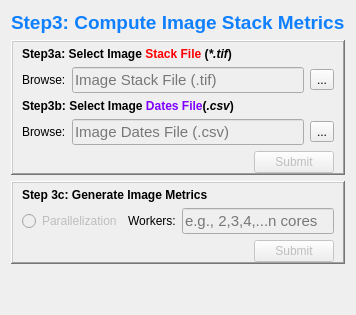
      <widget class="QWidget" name="tab3">
       <attribute name="title">
        <string>Step3</string>
       </attribute>
       <layout class="QGridLayout" name="gridLayout_6">
        <item row="3" column="0">
         <spacer name="verticalSpacer_2">
          <property name="orientation">
           <enum>Qt::Vertical</enum>
          </property>
          <property name="sizeHint" stdset="0">
           <size>
            <width>20</width>
            <height>40</height>
           </size>
          </property>
         </spacer>
        </item>
        <item row="1" column="0">
         <widget class="QFrame" name="frame_6">
          <property name="sizePolicy">
           <sizepolicy hsizetype="Preferred" vsizetype="Fixed">
            <horstretch>0</horstretch>
            <verstretch>0</verstretch>
           </sizepolicy>
          </property>
          <property name="maximumSize">
           <size>
            <width>16777210</width>
            <height>16777215</height>
           </size>
          </property>
          <property name="frameShape">
           <enum>QFrame::WinPanel</enum>
          </property>
          <property name="frameShadow">
           <enum>QFrame::Raised</enum>
          </property>
          <layout class="QGridLayout" name="gridLayout_10">
           <property name="topMargin">
            <number>5</number>
           </property>
           <property name="bottomMargin">
            <number>0</number>
           </property>
           <property name="verticalSpacing">
            <number>-1</number>
           </property>
           <item row="2" column="0">
            <layout class="QHBoxLayout" name="horizontalLayout_3">
             <item>
              <widget class="QLabel" name="label_8">
               <property name="text">
                <string>Browse:</string>
               </property>
              </widget>
             </item>
             <item>
              <widget class="QLineEdit" name="Step3a_lineEdit">
               <property name="enabled">
                <bool>false</bool>
               </property>
               <property name="font">
                <font>
                 <pointsize>11</pointsize>
                </font>
               </property>
               <property name="toolTip">
                <string>&lt;html&gt;&lt;head/&gt;&lt;body&gt;&lt;p&gt;Specify image stack file &lt;/p&gt;&lt;/body&gt;&lt;/html&gt;</string>
               </property>
               <property name="maxLength">
                <number>32763</number>
               </property>
               <property name="frame">
                <bool>true</bool>
               </property>
               <property name="placeholderText">
                <string>Image Stack File (.tif)</string>
               </property>
              </widget>
             </item>
             <item>
              <widget class="QToolButton" name="Step3a_toolButton">
               <property name="text">
                <string>...</string>
               </property>
              </widget>
             </item>
            </layout>
           </item>
           <item row="1" column="0">
            <widget class="QLabel" name="Step1_label_4">
             <property name="text">
              <string>&lt;html&gt;&lt;head/&gt;&lt;body&gt;&lt;p&gt;&lt;span style=&quot; font-weight:600;&quot;&gt;Step3a: Select Image &lt;/span&gt;&lt;span style=&quot; font-weight:600; color:#ff0000;&quot;&gt;Stack&lt;/span&gt;&lt;span style=&quot; font-weight:600; color:#ff0000;&quot;&gt; File&lt;/span&gt;&lt;span style=&quot; font-weight:600;&quot;&gt; (&lt;/span&gt;&lt;span style=&quot; font-weight:600; font-style:italic;&quot;&gt;*.tif&lt;/span&gt;&lt;span style=&quot; font-weight:600;&quot;&gt;)&lt;/span&gt;&lt;/p&gt;&lt;/body&gt;&lt;/html&gt;</string>
             </property>
            </widget>
           </item>
           <item row="3" column="0">
            <widget class="QLabel" name="Step2_label_4">
             <property name="text">
              <string>&lt;html&gt;&lt;head/&gt;&lt;body&gt;&lt;p&gt;&lt;span style=&quot; font-weight:600;&quot;&gt;Step3b: Select Image &lt;/span&gt;&lt;span style=&quot; font-weight:600; color:#8000ff;&quot;&gt;Dates File&lt;/span&gt;&lt;span style=&quot; font-weight:600;&quot;&gt;(&lt;/span&gt;&lt;span style=&quot; font-weight:600; font-style:italic;&quot;&gt;.csv&lt;/span&gt;&lt;span style=&quot; font-weight:600;&quot;&gt;)&lt;/span&gt;&lt;/p&gt;&lt;/body&gt;&lt;/html&gt;</string>
             </property>
            </widget>
           </item>
           <item row="4" column="0">
            <layout class="QGridLayout" name="gridLayout_20">
             <item row="0" column="5">
              <widget class="QToolButton" name="Step3b_toolButton">
               <property name="text">
                <string>...</string>
               </property>
              </widget>
             </item>
             <item row="0" column="4">
              <widget class="QLineEdit" name="Step3b_lineEdit">
               <property name="enabled">
                <bool>false</bool>
               </property>
               <property name="font">
                <font>
                 <pointsize>11</pointsize>
                </font>
               </property>
               <property name="toolTip">
                <string>&lt;html&gt;&lt;head/&gt;&lt;body&gt;&lt;p&gt;Specify image dates file corresponding to image stack file&lt;/p&gt;&lt;/body&gt;&lt;/html&gt;</string>
               </property>
               <property name="text">
                <string/>
               </property>
               <property name="placeholderText">
                <string>Image Dates File (.csv)</string>
               </property>
               <property name="clearButtonEnabled">
                <bool>false</bool>
               </property>
              </widget>
             </item>
             <item row="0" column="1">
              <widget class="QLabel" name="label_10">
               <property name="text">
                <string>Browse:</string>
               </property>
              </widget>
             </item>
            </layout>
           </item>
           <item row="5" column="0">
            <layout class="QGridLayout" name="gridLayout_22">
             <item row="0" column="0">
              <spacer name="horizontalSpacer_11">
               <property name="orientation">
                <enum>Qt::Horizontal</enum>
               </property>
               <property name="sizeHint" stdset="0">
                <size>
                 <width>40</width>
                 <height>20</height>
                </size>
               </property>
              </spacer>
             </item>
             <item row="0" column="1">
              <widget class="QPushButton" name="Step3ab_pushButton">
               <property name="enabled">
                <bool>false</bool>
               </property>
               <property name="text">
                <string>Submit</string>
               </property>
              </widget>
             </item>
            </layout>
           </item>
          </layout>
         </widget>
        </item>
        <item row="2" column="0">
         <widget class="QFrame" name="frame_8">
          <property name="sizePolicy">
           <sizepolicy hsizetype="Preferred" vsizetype="Preferred">
            <horstretch>0</horstretch>
            <verstretch>0</verstretch>
           </sizepolicy>
          </property>
          <property name="maximumSize">
           <size>
            <width>16777211</width>
            <height>16777215</height>
           </size>
          </property>
          <property name="frameShape">
           <enum>QFrame::WinPanel</enum>
          </property>
          <property name="frameShadow">
           <enum>QFrame::Raised</enum>
          </property>
          <layout class="QGridLayout" name="gridLayout">
           <property name="topMargin">
            <number>5</number>
           </property>
           <property name="bottomMargin">
            <number>0</number>
           </property>
           <item row="2" column="0">
            <layout class="QHBoxLayout" name="horizontalLayout">
             <item>
              <spacer name="horizontalSpacer_2">
               <property name="orientation">
                <enum>Qt::Horizontal</enum>
               </property>
               <property name="sizeHint" stdset="0">
                <size>
                 <width>40</width>
                 <height>20</height>
                </size>
               </property>
              </spacer>
             </item>
             <item>
              <widget class="QPushButton" name="Step3c_pushButton">
               <property name="enabled">
                <bool>false</bool>
               </property>
               <property name="text">
                <string>Submit</string>
               </property>
              </widget>
             </item>
            </layout>
           </item>
           <item row="1" column="0">
            <layout class="QHBoxLayout" name="horizontalLayout_12">
             <item>
              <widget class="QRadioButton" name="Step3c_radioButton">
               <property name="enabled">
                <bool>false</bool>
               </property>
               <property name="toolTip">
                <string>&lt;html&gt;&lt;head/&gt;&lt;body&gt;&lt;p&gt;Select to parellelize image metrics computation&lt;/p&gt;&lt;/body&gt;&lt;/html&gt;</string>
               </property>
               <property name="text">
                <string>Parallelization</string>
               </property>
              </widget>
             </item>
             <item>
              <widget class="QLabel" name="label_3">
               <property name="text">
                <string>Workers:</string>
               </property>
              </widget>
             </item>
             <item>
              <widget class="QLineEdit" name="Step3c_lineEdit">
               <property name="enabled">
                <bool>false</bool>
               </property>
               <property name="sizePolicy">
                <sizepolicy hsizetype="Expanding" vsizetype="Fixed">
                 <horstretch>0</horstretch>
                 <verstretch>4</verstretch>
                </sizepolicy>
               </property>
               <property name="font">
                <font>
                 <pointsize>11</pointsize>
                </font>
               </property>
               <property name="toolTip">
                <string>Specify number of cores for parallel computation</string>
               </property>
               <property name="toolTipDuration">
                <number>0</number>
               </property>
               <property name="placeholderText">
                <string>e.g., 2,3,4,...n cores</string>
               </property>
               <property name="clearButtonEnabled">
                <bool>true</bool>
               </property>
              </widget>
             </item>
            </layout>
           </item>
           <item row="0" column="0">
            <widget class="QLabel" name="label_17">
             <property name="text">
              <string>&lt;html&gt;&lt;head/&gt;&lt;body&gt;&lt;p&gt;&lt;span style=&quot; font-weight:600;&quot;&gt;Step 3c: Generate Image Metrics&lt;/span&gt;&lt;/p&gt;&lt;/body&gt;&lt;/html&gt;</string>
             </property>
            </widget>
           </item>
          </layout>
         </widget>
        </item>
        <item row="0" column="0">
         <widget class="QLabel" name="Step1_label_7">
          <property name="text">
           <string>&lt;html&gt;&lt;head/&gt;&lt;body&gt;&lt;p&gt;&lt;span style=&quot; font-size:14pt; font-weight:600; color:#0f80ff;&quot;&gt;Step3: Compute Image Stack Metrics&lt;/span&gt;&lt;/p&gt;&lt;/body&gt;&lt;/html&gt;</string>
          </property>
         </widget>
        </item>
       </layout>
      </widget>
